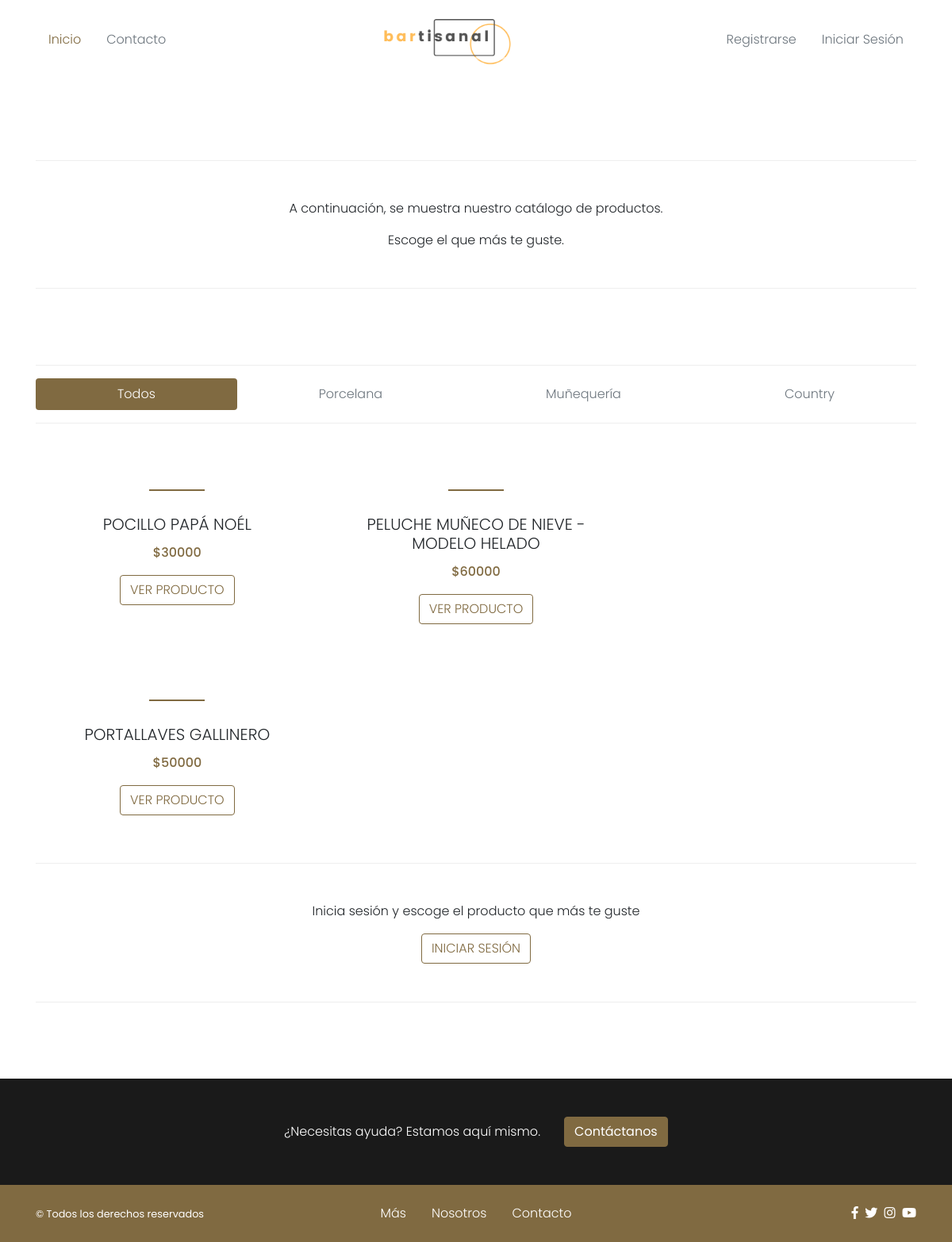
Before: / with the older database file.
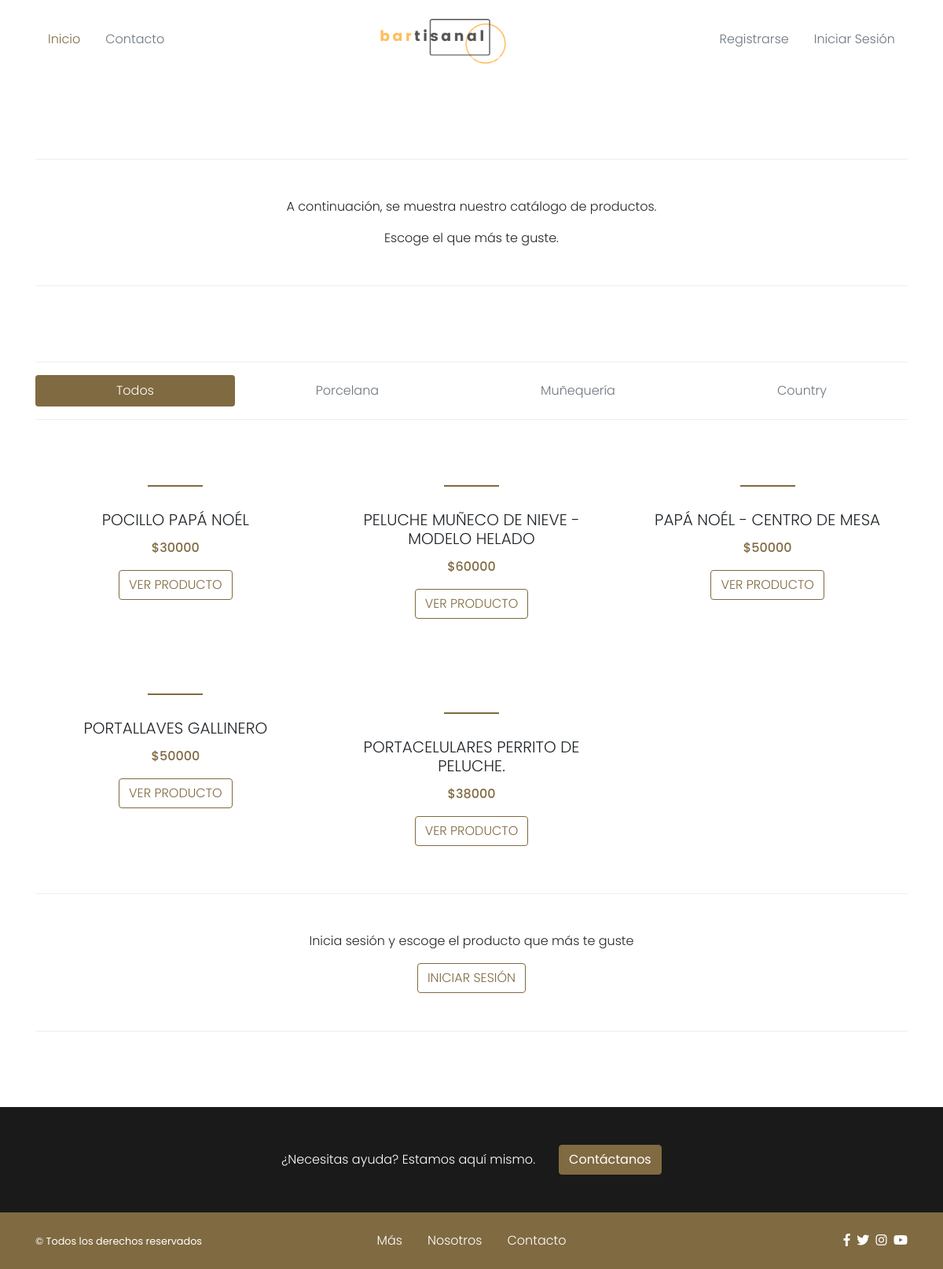
After: the same page with the newer database file.
### main.py (models this page shows)
class Producto(db.Model):
    __tablename__ = "productos"
    id = db.Column(db.Integer, primary_key=True)
    imagen = db.Column(db.String(250), nullable=False)
    nombre_producto = db.Column(db.String(100), unique=True)
    descr_producto = db.Column(db.Text, nullable=False)
    categoria = db.Column(db.String(100), nullable=False)
    precio = db.Column(db.Integer, nullable=False)
    fecha_creacion = db.Column(db.Date, index=True)
    stock = db.Column(db.Integer)
    resenas = relationship("Resena", back_populates="productos")

### main.py (the view)
@app.route("/")
def home():
    productos = db.session.query(Producto).all()
    return render_template("index.html", productos=productos, current_user=current_user)

### templates/index.html (shortened to what this page needs)
{% include "header.html" %}
<section class="main">
	<div class="container">
		<section class="row main-carousel">
			<div class="col">
				<div id="carouselDestacado" class="carousel slide" data-ride="carousel" data-interval="5000">
					<ol class="carousel-indicators">
						<li data-target="#carouselDestacado" data-slide-to="0" class="active"></li>
						<li data-target="#carouselDestacado" data-slide-to="1"></li>
						<li data-target="#carouselDestacado" data-slide-to="2"></li>
					</ol>
					<a href="#carouselDestacado" class="carousel-control-prev" data-slide="prev">
						<span class="carousel-control-prev-icon"></span>
					</a>
					<a href="#carouselDestacado" class="carousel-control-next" data-slide="next">
						<span class="carousel-control-next-icon"></span>
					</a>
				</div>
			</div>
		</section>
		<div style="margin-top:100px;" class="call-to-action-container text-center border-bottom border-top mb-5 py-5">
			<p>A continuación, se muestra nuestro catálogo de productos.</p>
			<p>Escoge el que más te guste.</p>
		</div>
		<section class="row products-masonry-container">
			<div class="col">
				<div class="products-masonry-filter mt-4 mt-lg-5 mb-4 border-top border-bottom py-3">
					<ul class="nav nav-pills nav-fill">
						<li class="nav-item">
							<a href="#todos" class="nav-link active" data-toggle="tab">Todos</a>
						</li>
						<li class="nav-item">
							<a href="#porcelana" class="nav-link" data-toggle="tab">Porcelana</a>
						</li>
						<li class="nav-item">
							<a href="#muñequería" class="nav-link" data-toggle="tab">Muñequería</a>
						</li>
						<li class="nav-item">
							<a href="#Country" class="nav-link" data-toggle="tab">Country</a>
						</li>
					</ul>
				</div>
				<div class="products-masonry">
					<div class="tab-content">
						<div class="tab-pane fade show active" id="todos">
							<div class="card-columns">
								{% for p in productos: %}
									<div class="card">
										<div class="card-body">
											<h5 class="card-title">{{ p.nombre_producto }}</h5>
											<p class="card-text">${{ p.precio }}</p>
											<a href="{{ url_for('show_prod', prod_id=p.id) }}" class="btn btn-outline-primary font-weight-light text-uppercase">Ver producto</a>
										</div>
									</div>
								{% endfor %}
							</div>
						</div>
					</div>
				</div>
				<div class="call-to-action-container text-center border-bottom border-top mb-5 py-5">
					{% if not current_user.is_authenticated: %}
						<p>Inicia sesión y escoge el producto que más te guste</p>
						<a href="/login" class="btn btn-outline-primary font-weight-light text-uppercase">Iniciar sesión</a>
					{% elif current_user.id != 2 and current_user.id != 3: %}
						<p>Escoge el producto que más te guste</p>
					{% else: %}
						<p>Puedes añadir más productos al catálogo con este botón:</p>
						<a href="{{ url_for('nuevo_producto') }}" class="btn btn-outline-primary font-weight-light text-uppercase">Añadir producto</a>
					{% endif %}
				</div>
			</div>
		</section>
	</div>
</section>
{% include "footer.html" %}

### templates/header.html (shortened to what this page needs)
<!DOCTYPE html>
<html lang="en">
<head>
	<link rel="stylesheet" href="{{ url_for('static', filename='css/fontawesome-all.min.css') }}">
	<link rel="stylesheet" href="{{ url_for('static', filename='css/main.css') }}">
</head>
<body>
	<header>
		<div class="container">
			<div class="row justify-content-lg-between justify-content-center py-3 align-items-center">
				<div class="col col-auto order-2 order-lg-1">
					<ul class="nav">
						<li class="nav-item">
							<a href="{{ url_for('home')}}" class="nav-link active">Inicio</a>
						</li>
						<li class="nav-item">
							<a href="{{url_for('contacto')}}" class="nav-link">Contacto</a>
						</li>
					</ul>
				</div>
				<div class="col-12 col-lg text-center col-auto order-1 order-lg-2">
					<a href="/" class="website-title" >
						<img class="logo-tienda" src="{{ url_for('static', filename='img/Logo 2.png') }}" width="30%" height="90%">
					</a>
				</div>
				<div class="col col-auto order-3">
					<ul class="nav">
					{% if not current_user.is_authenticated: %}
						<li class="nav-item">
							<a href="/register" class="nav-link">Registrarse</a>
						</li>
						<li class="nav-item">
							<a href="/login" class="nav-link">Iniciar Sesión</a>
						</li>
					{% endif %}
					</ul>
				</div>
			</div>
		</div>
	</header>

### templates/footer.html (shortened to what this page needs)
<div class="section contact bg-dark mt-5">
			<div class="container">
				<div class="row py-5 justify-content-center align-items-center">
					<div class="col col-auto mb-4 mb-md-0">
						<p class="text-white mb-0">¿Necesitas ayuda? Estamos aquí mismo.</p>
					</div>
					<div class="col col-auto">
						<a href="{{url_for('contacto')}}" class="btn btn-primary">Contáctanos</a>
					</div>
				</div>
			</div>
		</div>
	<footer class="bg-primary">
		<div class="container">
			<div class="row justify-content-md-between align-items-center py-3">
				<div class="col-md-4 text-center text-md-left order-md-0 order-1 my-4 my-md-0">
					<p class="text-white mb-0"><small>&copy; Todos los derechos reservados</small></p>
				</div>
				<div class="col-md-4">
					<ul class="nav justify-content-center">
						<li class="nav-item">
							<a href="https://co.pinterest.com/bartisanar" class="nav-link text-white">Más</a>
						</li>
						<li class="nav-item">
							<a href="https://www.instagram.com/bartisanalstore/" class="nav-link text-white">Nosotros</a>
						</li>
						<li class="nav-item">
							<a href="{{url_for('contacto')}}" class="nav-link text-white">Contacto</a>
						</li>
					</ul>
				</div>
				<div class="col-md-4 text-md-right text-center order-2 order-md-0">
					<a href="#" class="text-white mr-1">
						<i class="fab fa-facebook-f"></i>
					</a>
					<a href="#" class="text-white mr-1">
						<i class="fab fa-twitter"></i>
					</a>
					<a href="#" class="text-white mr-1">
						<i class="fab fa-instagram"></i>
					</a>
					<a href="#" class="text-white">
						<i class="fab fa-youtube"></i>
					</a>
				</div>
			</div>
		</div>
	</footer>
</body>
</html>

Changed rows visible on the page:
added Producto: nombre_producto "PORTACELULARES PERRITO DE PELUCHE.", precio "38000"
added Producto: nombre_producto "PAPÁ NOÉL - CENTRO DE MESA", precio "50000"
